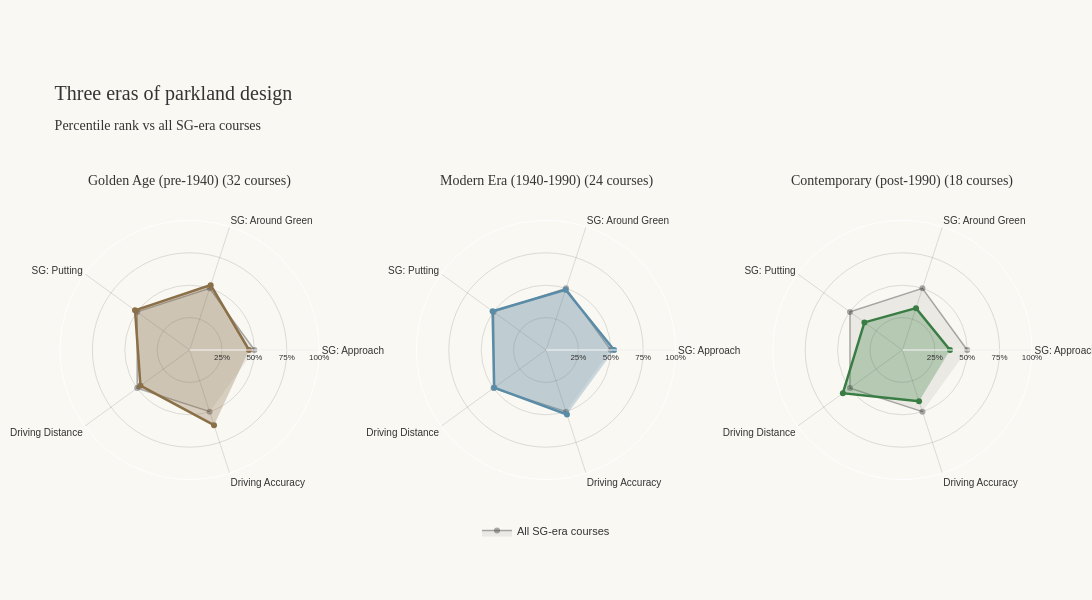

This figure's notebook cell:
### Markdown cell above
- **Parkland** ≈ baseline — too broad a category to be distinctive; defines what "average" looks like
- **Stadium courses** reward iron play, not driving accuracy — Pete Dye-style design philosophy: wide fairways for galleries, demanding approaches for TV drama
- **Coastal courses** are bombers' courses — wind on tight corridors rewards both distance AND accuracy
- **Links courses** reward GIR, not SG: Approach — the surprise of the article. At The Open, the differentiator isn't who hits it closest; it's who simply finds the green

### Code cell
import math
from scipy.stats import rankdata
import plotly.subplots as sp
import plotly.graph_objects as go
import pandas as pd

# Brand
INK = "#363334"
PAPER = "#f9f8f3"

features_pretty = {
    # "sg_ott_shap": "SG: Off the Tee",
    "sg_app_shap": "SG: Approach",
    "sg_arg_shap": "SG: Around Green",
    "sg_putt_shap": "SG: Putting",
    "driving_dist_shap": "Driving Distance",
    "driving_acc_shap": "Driving Accuracy",
    # "gir_shap": "Greens in Reg.",
}
categories = list(features_pretty.values())
shap_cols = list(features_pretty.keys())

# Era classification
def designer_era(year):
    if pd.isna(year):
        return None
    if year < 1940:
        return "Golden Age (pre-1940)"
    if year < 1990:
        return "Modern Era (1940-1990)"
    return "Contemporary (post-1990)"

# Build parkland DataFrame with era
parkland_rows = []
for course, data in meta.items():
    shap = data.get("shap_profile") or {}
    if not shap or data.get("course_type") != "parkland":
        continue
    year = data.get("designed_year")
    parkland_rows.append({
        "course_name": course,
        "designer": data.get("designer"),
        "designed_year": year,
        "era": designer_era(year),
        **{f"{f}_shap": shap.get(f"{f}_shap") for f in PLAYER_FEATURES},
    })

parkland_df = pd.DataFrame(parkland_rows).dropna(subset=["era"])

# Compute percentiles across ALL courses so values are comparable to the full dataset
all_courses_percentiles = plot_df[shap_cols].copy()
for col in shap_cols:
    all_courses_percentiles[col] = (rankdata(plot_df[col]) / len(plot_df)) * 100
all_courses_percentiles["course_name"] = plot_df["course_name"]

# Merge percentiles into parkland_df
parkland_with_pcts = parkland_df.merge(
    all_courses_percentiles,
    on="course_name",
    suffixes=("_raw", "")
)

eras_ordered = ["Golden Age (pre-1940)", "Modern Era (1940-1990)", "Contemporary (post-1990)"]
era_counts = parkland_with_pcts["era"].value_counts()
print("Parkland courses by era:")
for e in eras_ordered:
    print(f"  {e}: {era_counts.get(e, 0)}")

# Average percentile per era
era_avgs = parkland_with_pcts.groupby("era")[shap_cols].mean()

# Baseline (all SG-era courses average = 50% on every axis)
baseline = [50.0] * len(shap_cols)

# Era colors
era_colors = {
    "Golden Age (pre-1940)": "#8b6f47",       # vintage brown
    "Modern Era (1940-1990)": "#5a8ca8",      # mid-century blue
    "Contemporary (post-1990)": "#3a7d44",    # modern green
}

# Build 1x3 grid (with your padding edits applied)
fig = sp.make_subplots(
    rows=1, cols=3,
    specs=[[{"type": "polar"}] * 3],
    subplot_titles=[
        f"{e} ({era_counts.get(e, 0)} courses)"
        for e in eras_ordered
    ],
    horizontal_spacing=0.10,
)

for i, era in enumerate(eras_ordered):
    if era not in era_avgs.index:
        continue
    
    col = i + 1
    era_values = [era_avgs.loc[era, k] for k in shap_cols]
    base_color = era_colors[era]
    
    r = int(base_color[1:3], 16)
    g = int(base_color[3:5], 16)
    b = int(base_color[5:7], 16)
    fill_rgba = f"rgba({r}, {g}, {b}, 0.3)"
    
    # Baseline (behind)
    fig.add_trace(
        go.Scatterpolar(
            r=baseline,
            theta=categories,
            fill="toself",
            name="All SG-era courses",
            line=dict(color="rgba(54, 51, 52, 0.4)", width=1.5),
            fillcolor="rgba(54, 51, 52, 0.08)",
            showlegend=(i == 0),
        ),
        row=1, col=col,
    )
    
    fig.add_trace(
        go.Scatterpolar(
            r=era_values,
            theta=categories,
            fill="toself",
            name=era,
            line=dict(color=base_color, width=2.5),
            fillcolor=fill_rgba,
            showlegend=False,
        ),
        row=1, col=col,
    )

# Style each polar subplot
for i in range(1, 4):
    polar_key = "polar" if i == 1 else f"polar{i}"
    fig.update_layout(**{
        polar_key: dict(
            bgcolor=PAPER,
            radialaxis=dict(
                visible=True,
                range=[0, 100],
                tickvals=[25, 50, 75, 100],
                ticktext=["25%", "50%", "75%", "100%"],
                tickfont=dict(family="Archivo, sans-serif", size=8, color=INK),
                gridcolor="rgba(54, 51, 52, 0.15)",
            ),
            angularaxis=dict(
                tickfont=dict(family="Archivo, sans-serif", size=10, color=INK),
                gridcolor="rgba(54, 51, 52, 0.15)",
            ),
        ),
    })

fig.update_layout(
    title=dict(
        text="Three eras of parkland design<br><sub>Percentile rank vs all SG-era courses</sub>",
        font=dict(family="Fraunces, serif", size=20, color=INK),
        x=0.05, xanchor="left",
    ),
    paper_bgcolor=PAPER,
    font=dict(family="Archivo, sans-serif", color=INK),
    legend=dict(
        orientation="h",
        yanchor="bottom", y=-0.15,
        xanchor="center", x=0.5,
        font=dict(family="Archivo, sans-serif", size=11),
    ),
    width=1300,
    height=600,
    margin=dict(l=60, r=60, t=200, b=100),  # t bumped to 200 to match your other chart
)

# Subplot title styling and nudge up
for ann in fig.layout.annotations:
    ann.font = dict(family="Fraunces, serif", size=14, color=INK)
    ann.y = ann.y + 0.03

fig.show()

### Figure 1 — Plotly figure (JSON) as saved in the notebook; plotly's stock layout.template omitted (floating-point values rounded to 4 significant figures)
{"data": [{"fill": "toself", "fillcolor": "rgba(54, 51, 52, 0.08)", "line": {"color": "rgba(54, 51, 52, 0.4)", "width": 1.5}, "name": "All SG-era courses", "r": [50, 50, 50, 50, 50], "showlegend": true, "subplot": "polar", "theta": ["SG: Approach", "SG: Around Green", "SG: Putting", "Driving Distance", "Driving Accuracy"], "type": "scatterpolar"}, {"fill": "toself", "fillcolor": "rgba(139, 111, 71, 0.3)", "line": {"color": "#8b6f47", "width": 2.5}, "name": "Golden Age (pre-1940)", "r": [45.85, 52.63, 52.05, 46.88, 60.95], "showlegend": false, "subplot": "polar", "theta": ["SG: Approach", "SG: Around Green", "SG: Putting", "Driving Distance", "Driving Accuracy"], "type": "scatterpolar"}, {"fill": "toself", "fillcolor": "rgba(54, 51, 52, 0.08)", "line": {"color": "rgba(54, 51, 52, 0.4)", "width": 1.5}, "name": "All SG-era courses", "r": [50, 50, 50, 50, 50], "showlegend": false, "subplot": "polar2", "theta": ["SG: Approach", "SG: Around Green", "SG: Putting", "Driving Distance", "Driving Accuracy"], "type": "scatterpolar"}, {"fill": "toself", "fillcolor": "rgba(90, 140, 168, 0.3)", "line": {"color": "#5a8ca8", "width": 2.5}, "name": "Modern Era (1940-1990)", "r": [52.58, 48.93, 50.92, 49.41, 52.36], "showlegend": false, "subplot": "polar2", "theta": ["SG: Approach", "SG: Around Green", "SG: Putting", "Driving Distance", "Driving Accuracy"], "type": "scatterpolar"}, {"fill": "toself", "fillcolor": "rgba(54, 51, 52, 0.08)", "line": {"color": "rgba(54, 51, 52, 0.4)", "width": 1.5}, "name": "All SG-era courses", "r": [50, 50, 50, 50, 50], "showlegend": false, "subplot": "polar3", "theta": ["SG: Approach", "SG: Around Green", "SG: Putting", "Driving Distance", "Driving Accuracy"], "type": "scatterpolar"}, {"fill": "toself", "fillcolor": "rgba(58, 125, 68, 0.3)", "line": {"color": "#3a7d44", "width": 2.5}, "name": "Contemporary (post-1990)", "r": [36.73, 33.97, 36.23, 56.78, 41.59], "showlegend": false, "subplot": "polar3", "theta": ["SG: Approach", "SG: Around Green", "SG: Putting", "Driving Distance", "Driving Accuracy"], "type": "scatterpolar"}], "layout": {"annotations": [{"font": {"color": "#363334", "family": "Fraunces, serif", "size": 14}, "showarrow": false, "text": "Golden Age (pre-1940) (32 courses)", "x": 0.1333, "xanchor": "center", "xref": "paper", "y": 1.03, "yanchor": "bottom", "yref": "paper"}, {"font": {"color": "#363334", "family": "Fraunces, serif", "size": 14}, "showarrow": false, "text": "Modern Era (1940-1990) (24 courses)", "x": 0.5, "xanchor": "center", "xref": "paper", "y": 1.03, "yanchor": "bottom", "yref": "paper"}, {"font": {"color": "#363334", "family": "Fraunces, serif", "size": 14}, "showarrow": false, "text": "Contemporary (post-1990) (18 courses)", "x": 0.8667, "xanchor": "center", "xref": "paper", "y": 1.03, "yanchor": "bottom", "yref": "paper"}], "font": {"color": "#363334", "family": "Archivo, sans-serif"}, "height": 600, "legend": {"font": {"family": "Archivo, sans-serif", "size": 11}, "orientation": "h", "x": 0.5, "xanchor": "center", "y": -0.15, "yanchor": "bottom"}, "margin": {"b": 100, "l": 60, "r": 60, "t": 200}, "paper_bgcolor": "#f9f8f3", "polar": {"angularaxis": {"gridcolor": "rgba(54, 51, 52, 0.15)", "tickfont": {"color": "#363334", "family": "Archivo, sans-serif", "size": 10}}, "bgcolor": "#f9f8f3", "domain": {"x": [0, 0.2667], "y": [0, 1]}, "radialaxis": {"gridcolor": "rgba(54, 51, 52, 0.15)", "range": [0, 100], "tickfont": {"color": "#363334", "family": "Archivo, sans-serif", "size": 8}, "ticktext": ["25%", "50%", "75%", "100%"], "tickvals": [25, 50, 75, 100], "visible": true}}, "polar2": {"angularaxis": {"gridcolor": "rgba(54, 51, 52, 0.15)", "tickfont": {"color": "#363334", "family": "Archivo, sans-serif", "size": 10}}, "bgcolor": "#f9f8f3", "domain": {"x": [0.3667, 0.6333], "y": [0, 1]}, "radialaxis": {"gridcolor": "rgba(54, 51, 52, 0.15)", "range": [0, 100], "tickfont": {"color": "#363334", "family": "Archivo, sans-serif", "size": 8}, "ticktext": ["25%", "50%", "75%", "100%"], "tickvals": [25, 50, 75, 100], "visible": true}}, "polar3": {"angularaxis": {"gridcolor": "rgba(54, 51, 52, 0.15)", "tickfont": {"color": "#363334", "family": "Archivo, sans-serif", "size": 10}}, "bgcolor": "#f9f8f3", "domain": {"x": [0.7333, 1], "y": [0, 1]}, "radialaxis": {"gridcolor": "rgba(54, 51, 52, 0.15)", "range": [0, 100], "tickfont": {"color": "#363334", "family": "Archivo, sans-serif", "size": 8}, "ticktext": ["25%", "50%", "75%", "100%"], "tickvals": [25, 50, 75, 100], "visible": true}}, "title": {"font": {"color": "#363334", "family": "Fraunces, serif", "size": 20}, "text": "Three eras of parkland design<br><sub>Percentile rank vs all SG-era courses</sub>", "x": 0.05, "xanchor": "left"}, "width": 1300}}
